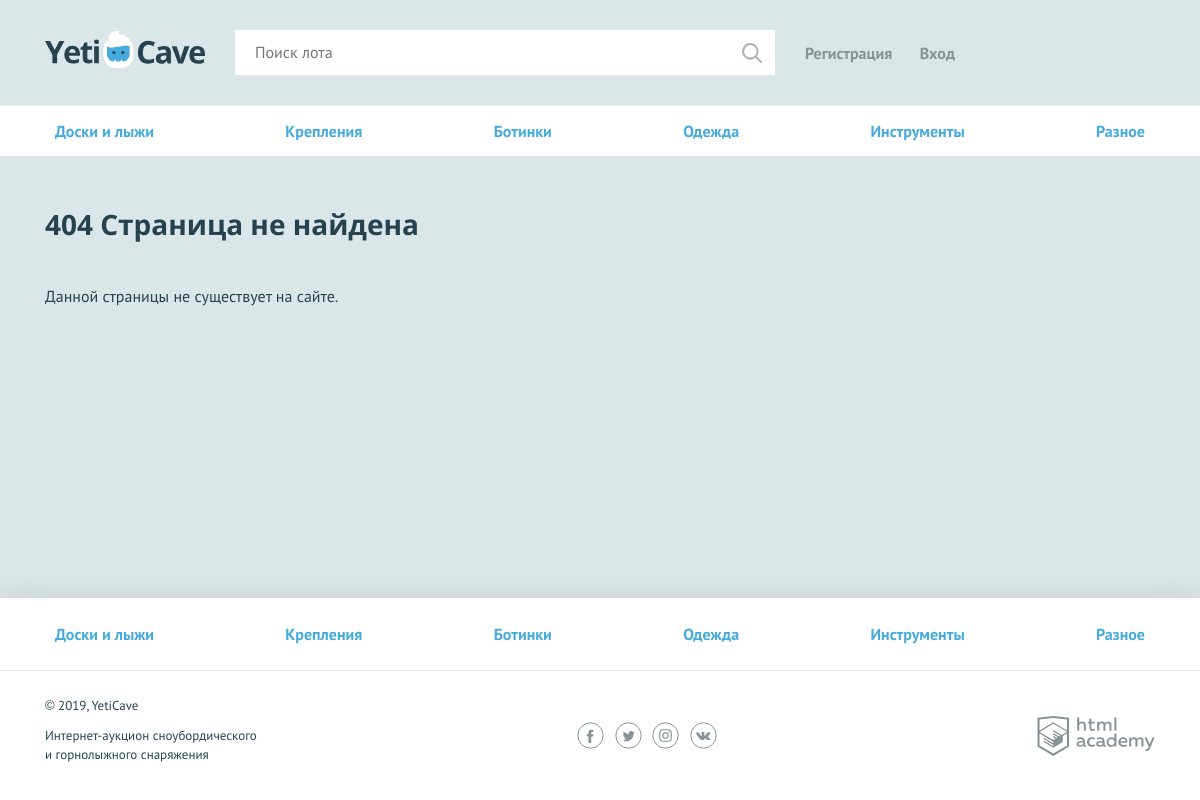
Page /_404.php on the committed database.
### tables this page shows
CREATE TABLE categories (
	key_id	INT AUTO_INCREMENT PRIMARY KEY,
	name	CHAR(128) NOT NULL UNIQUE,
	code	CHAR(16)
);

### helpers.php (called while the page is built, shortened)
<?php
function include_template($name, array $data = []) {
    $name = 'templates/' . $name;
    extract($data);
    require $name;
    $result = ob_get_clean();
    return $result;
}
class MySqliBase
{
    private $_link = null;
    private $_connect = false;
    public function __construct($host, $user, $password, $dbname)
    {
        $this->_link = mysqli_connect($host, $user, $password, $dbname);
        if ($this->_link) {
            mysqli_set_charset($this->_link, "utf8");
            $this->_connect = true;
        } else {
            $this->_error = mysqli_connect_error();
        }
    }
    public function query($sql)
    {
        if ($this->_connect) {
            $res = mysqli_query($this->_link, $sql);
            return $res;
        }
        return null;
    }
    public function ok()
    {
        return $this->_connect;
    }
}

### dbinit.php (called while the page is built, shortened)
<?php
$host = 'localhost';
require_once('helpers.php');
$yetiCave = new MySqliBase($host, 'root', '', 'yeticave');
if ($yetiCave->ok()) {
    $sql = "SELECT key_id as id, name, code FROM categories ORDER BY key_id";
    $result = $yetiCave->query($sql);
    if ($result) {
        $catsArray = mysqli_fetch_all($result, MYSQLI_ASSOC);
    }
}

### templates/_404templ.php (the view, shortened to what this page needs)
<!DOCTYPE html>
<html lang="ru">
<head>
    <link href="../css/normalize.min.css" rel="stylesheet">
    <link href="../css/style.css" rel="stylesheet">
</head>
<body>
<div class="page-wrapper">
    <header class="main-header">
        <div class="main-header__container container">
            <a class="main-header__logo" href="index.php">
                <img src="../img/logo.svg" width="160" height="39" alt="Логотип компании YetiCave">
            </a>
            <form class="main-header__search" method="get" action="search.php" autocomplete="off">
              <input type="search" name="search" placeholder="Поиск лота">
              <input class="main-header__search-btn" type="submit" name="find" value="Найти">
            </form>
            <nav class="user-menu">
            <?php if ($is_auth == 1):?>
            <div class="user-menu__logged">
                <p><?=$user_name;?></p>
                <a class="user-menu__bets" href="my-bets.php">Мои ставки</a>
                <a class="user-menu__logout" href="logout.php">Выход</a>
            </div>
            <?php else: ?>
            <ul class="user-menu__list">
               <li class="user-menu__item">
                  <a href="sign-up.php">Регистрация</a>
               </li>
               <li class="user-menu__item">
                  <a href="login.php">Вход</a>
              </li>
            </ul>
            <?php endif; ?>
            </nav>
        </div>
    </header>
    <main>
        <nav class="nav">
            <ul class="nav__list container">
        <?php foreach ($catsInfo as $cat): ?>
            <li class="nav__item">
                <a href="all-lots.php?cat_id=<?=$cat['id'];?>"><?=$cat['name'];?></a>
            </li>
        <?php endforeach; ?>
            </ul>
        </nav>
        <section class="lot-item container">
            <h2><?=$hdr?></h2>
            <p><?=$msg?></p>
        </section>
    </main>
</div>
<footer class="main-footer">
    <nav class="nav">
        <ul class="nav__list container">
        <?php foreach ($catsInfo as $cat): ?>
            <li class="nav__item">
                <a href="all-lots.php?cat_id=<?=$cat['id'];?>"><?=$cat['name'];?></a>
            </li>
        <?php endforeach; ?>
        </ul>
    </nav>
    <div class="main-footer__bottom container">
        <div class="main-footer__copyright">
            <p>© 2019, YetiCave</p>
            <p>Интернет-аукцион сноубордического и горнолыжного снаряжения</p>
        </div>
        <div class="main-footer__social social">
            <a class="social__link social__link--facebook" href="#">
            </a>
            <a class="social__link social__link--twitter" href="#">
            </a>
            <a class="social__link social__link--instagram" href="#">
            </a>
            <a class="social__link social__link--vkontakte" href="#">
            </a>
        </div>
        <div class="main-footer__developed-by">
            <a class="logo-academy" href="https://htmlacademy.ru/intensive/php">
            </a>
        </div>
    </div>
</footer>
</body>
</html>

### _404.php (shortened to what this page needs)
<?php
require_once('dbinit.php');
$user_id = 0;
$user_name = "";
$is_auth = 0;
$hdr = "404 Страница не найдена";
$msg = "Данной страницы не существует на сайте.";
$content = include_template('_404templ.php', [
                    'catsInfo' => $catsArray,
                    'user_name' => $user_name,
                    'user_id' => $user_id,
                    'is_auth' => $is_auth,
                    'hdr' => $hdr,
                    'msg' => $msg
]);
print($content);

### css/style.css (style rules this page uses)
html, body { height: 100%; }
.page-wrapper { display: flex; flex-direction: column; min-height: 100%; margin-bottom: -202px; }
.page-wrapper::after { content: ""; display: block; }
.page-wrapper::after { height: 85px; }
main { margin-bottom: 202px; }
body { min-width: 1140px; background-color: #dbe6e9; font-family: "PT Sans", sans-serif; font-weight: 400; font-size: 16px; line-height: 26px; color: #25434e; }
a { text-decoration: none; }
h2 { margin: 0; font-family: "Open Sans", sans-serif; font-size: 28px; line-height: 35px; font-weight: 700; }
.container { width: 1110px; margin: 0 auto; padding: 0 15px; }
.main-header { padding: 30px 0 29px; border-bottom: 1px solid rgba(255, 255, 255, 0.5); }
.main-header__container { display: -webkit-flex; display: -ms-flexbox; display: flex; -webkit-justify-content: flex-start; -ms-flex-pack: start; justify-content: flex-start; }
.main-header__logo { display: block; margin-right: 30px; }
.main-header__search { position: relative; width: 540px; margin-right: 30px; }
.main-header__search input[type="search"] { width: 100%; padding: 8px 19px 9px 19px; border: 1px solid #ffffff; }
.main-header__search-btn { content: ""; position: absolute; top: 3px; right: 3px; width: 20px; height: 20px; padding: 20px; background: url("../img/search.svg") center no-repeat; opacity: 0.3; border: 0; font-size: 0; }
.user-menu__list { display: -webkit-flex; display: -ms-flexbox; display: flex; -webkit-justify-content: space-between; -ms-flex-pack: justify; justify-content: space-between; -webkit-flex-wrap: wrap; -ms-flex-wrap: wrap; flex-wrap: wrap; width: 150px; margin: 0; margin-top: 10px; padding: 0; list-style: none; }
.user-menu__item a { color: #879296; font-weight: 700; }
.user-menu { display: -webkit-flex; display: -ms-flexbox; display: flex; }
.main-footer { background-color: #ffffff; box-shadow: 0 0 30px 0 rgba(0, 0, 0, 0.1); }
.main-footer__bottom { display: -webkit-flex; display: -ms-flexbox; display: flex; -webkit-justify-content: space-between; -ms-flex-pack: justify; justify-content: space-between; -webkit-align-items: center; -ms-flex-align: center; align-items: center; padding: 25px 0; }
.main-footer__copyright { max-width: 212px; }
.main-footer__copyright p { margin: 0; margin-bottom: 11px; font-size: 13px; line-height: 19px; }
.main-footer__social { width: 140px; }
.social { display: -webkit-flex; display: -ms-flexbox; display: flex; -webkit-justify-content: space-between; -ms-flex-pack: justify; justify-content: space-between; -webkit-flex-wrap: wrap; -ms-flex-wrap: wrap; flex-wrap: wrap; }
.social__link { width: 27px; height: 27px; }
.logo-academy { display: block; width: 118px; height: 40px; }
.nav { background-color: #ffffff; border-bottom: 1px solid #e1e6e7; }
.nav__list { display: -webkit-flex; display: -ms-flexbox; display: flex; -webkit-justify-content: space-between; -ms-flex-pack: justify; justify-content: space-between; -webkit-flex-wrap: wrap; -ms-flex-wrap: wrap; flex-wrap: wrap; list-style: none; }
.nav__item a { position: relative; display: block; padding: 12px 10px; font-weight: 700; color: #45abde; }
.nav__item a::before { content: ""; display: none; position: absolute; bottom: 0; width: calc(100% - 20px); height: 3px; background-color: #e2e5e6; }
.main-footer .nav__item a { padding: 23px 10px; }
.lot-item { padding-top: 50px; }
.lot-item h2 { padding-bottom: 25px; }

### rows in the picture
categories: name "Доски и лыжи"
categories: name "Крепления"
categories: name "Ботинки"
categories: name "Одежда"
categories: name "Инструменты"
categories: name "Разное"

### other values in the picture
$hdr "404 Страница не найдена"
$msg "Данной страницы не существует на сайте."
